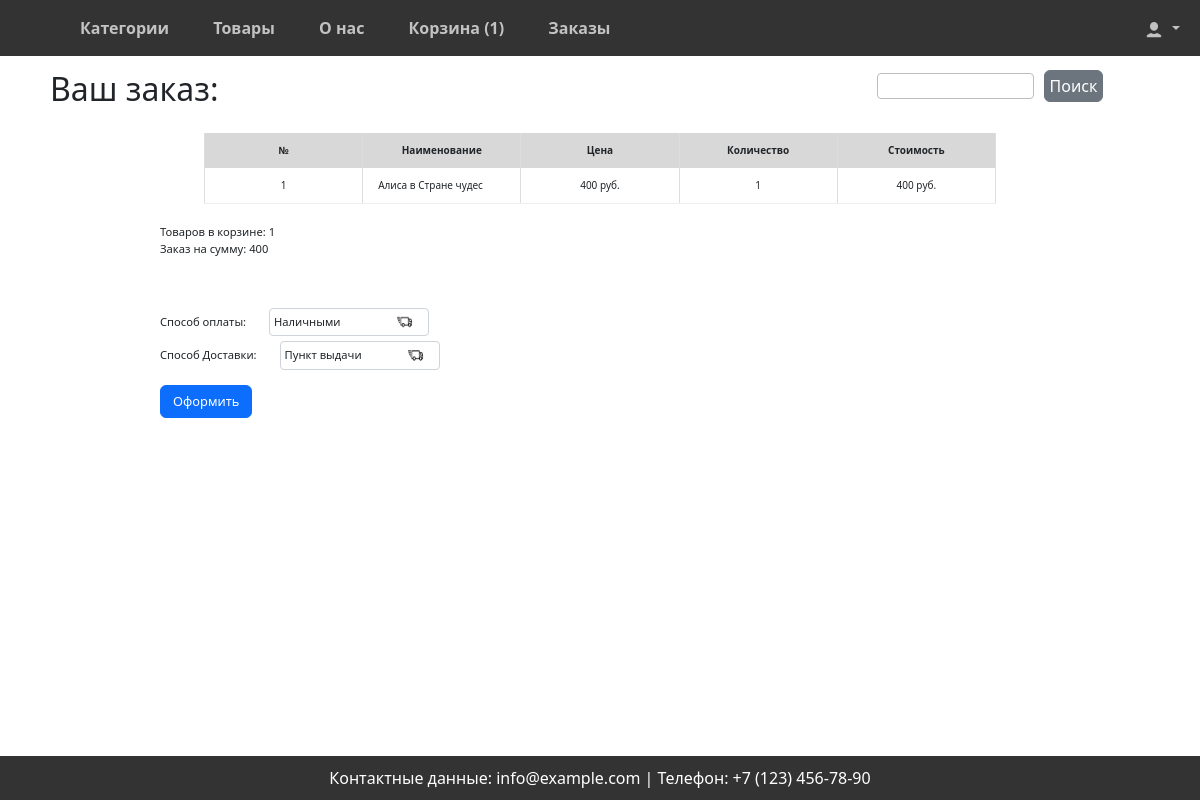
Screenshot of /orders/new/ (signed in) with the database file from the repository.
### shop/models.py (models this page shows, shortened)
class Product(models.Model):
    category = models.ForeignKey(Category,
                                 related_name='products',
                                 on_delete=models.CASCADE)
    author = models.CharField(max_length=75, verbose_name='Автор')
    name = models.CharField(max_length=200,
                            verbose_name='Название книги')
    description = models.TextField(blank=True, verbose_name='Описание книги')
    slug = models.SlugField(max_length=200)
    image = models.ImageField(upload_to='products/%Y/%m/%d',
                              blank=True, verbose_name='Фото')
    price = models.DecimalField(max_digits=10,
                                decimal_places=2)
    available = models.BooleanField(default=True)
    created = models.DateTimeField(auto_now_add=True)
    updated = models.DateTimeField(auto_now=True)
    class Meta:
        ordering = ['name']
        indexes = [
            models.Index(fields=['id', 'slug']),
            models.Index(fields=['name']),
            models.Index(fields=['-created']),
        ]
        verbose_name = 'Товар'
        verbose_name_plural = 'Товары'

### orders/models.py (models this page shows, shortened)
class Order(models.Model):
    number = models.CharField(primary_key=True, unique=True, max_length=256, editable=False)
    user = models.ForeignKey(User, on_delete=models.CASCADE, editable=False, null=True)
    cart = models.OneToOneField(CartUser, on_delete=models.SET_NULL, editable=False, null=True)
    status = models.CharField(max_length=50, default='в обработке')
    payment = models.CharField(max_length=50, default='картой')
    delivery = models.CharField(max_length=50, default='самовывоз из магазина')
    address = models.TextField(null=True)
    created_at = models.DateTimeField(auto_now_add=True, editable=False)
    name = models.CharField(max_length=50, null=True)
    last_name = models.CharField(max_length=50, null=True)
    email = models.EmailField(null=True)
    phone = models.CharField(max_length=20, null=True)

### orders/views.py (the view, shortened to what this page needs)
# urls.py: path('new/', new_order, name="new_order"),
def new_order(request):
    cart = ProductCartUser(request)
    if request.method == "GET":
        order_form = OrderForm()
        context = {"form": order_form}
        return render(request, template_name='orders/order_add.html', context=context)

### orders/forms.py
class QuickOrderForm(forms.Form):
    name = forms.CharField(max_length=50, label="Имя")
    last_name = forms.CharField(max_length=50, label="Фамилия")
    email = forms.EmailField(label="Эл.почта")
    phone = forms.CharField(max_length=50, label="Телефон")
    payment = forms.ChoiceField(choices=PAYMENT_CHOICES, label='Способ оплаты')
    delivery = forms.ChoiceField(choices=DELIVERY_CHOICES, label='Способ Доставки')

class OrderForm(forms.ModelForm):
    payment = forms.ChoiceField(choices=PAYMENT_CHOICES, label='Способ оплаты')
    delivery = forms.ChoiceField(choices=DELIVERY_CHOICES, label='Способ Доставки')
    class Meta:
        model = Order
        exclude = ('name', 'last_name', 'email', 'phone', 'address', 'status')

### cart/context_processors.py (called while the page is built)
def cart(request):
    if request.user.id:
        return {'cart': ProductCartUser(request)}
    return {'cart': Cart(request)}

### cart/views.py (called while the page is built)
    def __iter__(self):
        product_ids = self.cart.keys()
        products = Product.objects.filter(id__in=product_ids)
        cart = self.cart.copy()
        for product in products:
            cart[str(product.id)]['product'] = product
        for item in cart.values():
            item['price'] = Decimal(item['price'])
            item['total_price'] = item['price'] * item['quantity']
            yield item

    def get_total_price(self):
        return sum(Decimal(item['price']) * item['quantity'] for item in self.cart.values())

    def __len__(self):
        return sum(item['quantity'] for item in self.cart.values())

### orders/context_processors.py (called while the page is built)
def quick_order_form(request):
    return {'quick_order_form': QuickOrderForm()}

### shop/templatetags/custom_tags.py (called while the page is built)
@register.filter
def category_path(path):
    res = 'all'
    if len(path.split('/')) > 4:
        res = path.split('/')[3]
    return res

### orders/templates/orders/order_add.html (shortened to what this page needs)
{% extends 'base.html' %}
{% load static %}
 {% block content %}
<h2 class="order-h2">Ваш заказ:</h2>
<div class="cart-detail">
  <table
    class="cart-title"
    style="width: 80%; text-align: justify; margin: 0 auto"
  >
    <thead>
      <tr>
        <th>№</th>
        <th>Наименование</th>
        <th>Цена</th>
        <th>Количество</th>
        <th>Стоимость</th>
      </tr>
    </thead>
    <tbody>
      {% for item in cart %}
      {% with product=item.product %}
      <tr>
        <td style="text-align: center">{{ forloop.counter }}</td>
        <td>{{ product.name }}</td>
        <td style="text-align: center">
          <span id="productPrice">{{ product.price|floatformat:0 }}</span> руб.
        </td>
        <td style="text-align: center">{{ item.quantity }}</td>
        <td style="text-align: center">
          <span id="itemPrice">{{ item.total_price|floatformat:0 }}</span> руб.
        </td>
      </tr>
      {% endwith %}
      {% endfor %}
    </tbody>
  </table>
</div>
<div class="order-price">
  <div>
    <div>Товаров в корзине: <span id="cartLength">{{ cart|length }}</span></div>
    <div>
      Заказ на сумму:
      <span id="totalPriceCart">{{ cart.get_total_price|floatformat:0 }}</span>
    </div>
  </div>
</div>
<form action="{% url 'new_order' %}" method="post" class="order-choice">
  {{ form.as_p }}
  <button type="submit" class="btn btn-primary">Оформить</button>
</form>
{% endblock content %}

### static/css/styles.css (style rules this page uses)
* { box-sizing: border-box; margin: 0; padding: 0; }
body { font-family: Arial, sans-serif; background-color: #e2e1e1; min-height: 100%; margin-top: 50px; }
.btn { display: inline-block; margin-top: 10px; padding: 10px 15px; background-color: #28a745; color: white; text-decoration: none; }
.cart-detail table td { padding-bottom: 5px; }
.cart-detail { width: 90%; margin: 0 auto; max-height: 300px; overflow-x: auto; overflow-y: auto; margin-top: 25px; margin-bottom: 20px; }
.cart-detail table { width: 100%; table-layout: fixed; border: none; min-width: 420px; }
.cart-detail thead th { font-weight: bold; text-align: center; border: none; padding: 10px 15px; background: #d8d8d8; font-size: 13px; border-left: 1px solid #ddd; border-right: 1px solid #ddd; }
.cart-detail tbody td { text-align: left; border-left: 1px solid #ddd; border-right: 1px solid #ddd; padding: 10px 15px; font-size: 13px; vertical-align: center; border-bottom: 1px solid #eee; }
.order-price { width: 80%; text-align: justify; margin: 0 auto; display: flex; justify-content: space-between; font-size: 0.7rem !important; }
.order-choice { width: 80%; padding-top: 50px; margin: 0 auto; font-size: 0.7rem !important; display: flex; flex-direction: column; gap: 5px; }
.order-choice p { margin-bottom: 0; }
.order-choice button, input[type="button"] { font-size: 0.8rem !important; width: fit-content; }
.order-choice select { width: 10rem; margin: 0 20px; padding: 0.3rem 0.25rem; -moz-padding-start: calc(0.75rem - 3px); color: #212529; background-color: #fff; background-image: url("../img/delivery.png"); background-repeat: no-repeat; background-position: right 0.75rem center; background-size: 23px 32px; border: 1px solid #ced4da; border-radius: 0.25rem; transition: border-color 0.15s ease-in-out, box-shadow 0.15s ease-in-out; -webkit-appearance: none; -moz-appearance: none; appearance: none; }
@media screen and (max-width: 1250px) { .cart-detail thead th { font-size: 10px; } }
@media screen and (max-width: 1250px) { .cart-detail tbody td { font-size: 10px; } }

### rows the page displays
Product: product.name "Алиса в Стране чудес", product.price "400", quantity "1", total_price "400"

### other values shown
{{ cart|length }} "1"
{{ cart.get_total_price|floatformat:0 }} "400"
